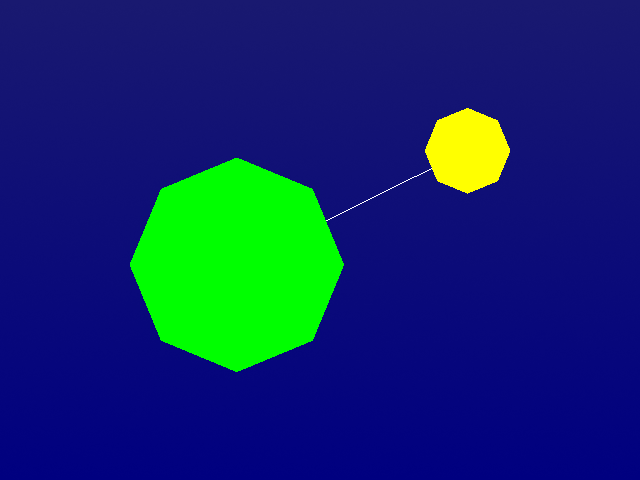

This chart was generated by the following Python code:
#!/usr/bin/env python

# Scale vertex glyphs by a data array. Two vertices are drawn as circles
# whose size reflects a "Scales" array, and whose color is driven by a
# lookup table.

# Factory overrides: importing these modules registers the OpenGL rendering
# and interaction style implementations for vtkRenderingCore factory classes.
import vtkmodules.vtkInteractionStyle  # noqa: F401
import vtkmodules.vtkRenderingOpenGL2  # noqa: F401

# VTK pipeline classes used in this example
from vtkmodules.vtkCommonCore import (
    vtkFloatArray,
    vtkIntArray,
    vtkLookupTable,
)
from vtkmodules.vtkCommonDataModel import vtkMutableUndirectedGraph
from vtkmodules.vtkFiltersCore import vtkGlyph3D
from vtkmodules.vtkFiltersSources import (
    vtkGlyphSource2D,
    vtkGraphToPolyData,
)
from vtkmodules.vtkInfovisLayout import (
    vtkForceDirectedLayoutStrategy,
    vtkGraphLayout,
)
from vtkmodules.vtkRenderingCore import (
    vtkActor,
    vtkPolyDataMapper,
    vtkRenderWindow,
    vtkRenderWindowInteractor,
    vtkRenderer,
)

# Colors (normalized RGBA for LUT, RGB for scene)
yellow_rgba = (1.0, 1.0, 0.0, 1.0)
green_rgba = (0.0, 1.0, 0.0, 1.0)
navy_rgb = (0.0, 0.0, 0.502)
midnight_blue_rgb = (0.098, 0.098, 0.439)

# Graph: two vertices with two parallel edges
graph = vtkMutableUndirectedGraph()
v1 = graph.AddVertex()
v2 = graph.AddVertex()
graph.AddEdge(v1, v2)
graph.AddEdge(v1, v2)

# Scale array: controls the size of vertex glyphs
scales = vtkFloatArray()
scales.SetNumberOfComponents(1)
scales.SetName("Scales")
scales.InsertNextValue(2.0)
scales.InsertNextValue(5.0)
graph.GetVertexData().AddArray(scales)

# Vertex color array: integer index per vertex into the lookup table
vertex_colors = vtkIntArray()
vertex_colors.SetNumberOfComponents(1)
vertex_colors.SetName("Color")
vertex_colors.InsertNextValue(0)
vertex_colors.InsertNextValue(1)
graph.GetVertexData().AddArray(vertex_colors)

# LookupTable: map vertex color indices to actual colors
lookup_table = vtkLookupTable()
lookup_table.SetNumberOfTableValues(2)
lookup_table.SetTableValue(0, yellow_rgba)
lookup_table.SetTableValue(1, green_rgba)
lookup_table.Build()

# Filter: layout the graph vertices in 2D
force_directed_layout_strategy = vtkForceDirectedLayoutStrategy()
graph_layout = vtkGraphLayout()
graph_layout.SetInputData(graph)
graph_layout.SetLayoutStrategy(force_directed_layout_strategy)

# Filter: convert graph to polydata for rendering
graph_to_polydata = vtkGraphToPolyData()
graph_to_polydata.SetInputConnection(graph_layout.GetOutputPort())

# Glyph source: circle glyph for vertices
circle_source = vtkGlyphSource2D()
circle_source.SetGlyphTypeToCircle()
circle_source.SetScale(0.1)
circle_source.FilledOn()
circle_source.Update()

# Glyph filter: place scaled circles at each vertex
vertex_glyph = vtkGlyph3D()
vertex_glyph.SetInputConnection(graph_to_polydata.GetOutputPort())
vertex_glyph.SetSourceConnection(circle_source.GetOutputPort())
vertex_glyph.SetScaleModeToScaleByScalar()
vertex_glyph.SetInputArrayToProcess(0, 0, 0, 0, "Scales")

# Mapper: map vertex glyphs with color from the lookup table
vertex_mapper = vtkPolyDataMapper()
vertex_mapper.SetInputConnection(vertex_glyph.GetOutputPort())
vertex_mapper.SetScalarModeToUsePointFieldData()
vertex_mapper.SelectColorArray("Color")
vertex_mapper.SetLookupTable(lookup_table)
vertex_mapper.SetScalarRange(0, 1)

# Actor: assign the vertex glyphs
vertex_actor = vtkActor()
vertex_actor.SetMapper(vertex_mapper)

# Mapper: map edge lines to graphics primitives
edge_mapper = vtkPolyDataMapper()
edge_mapper.SetInputConnection(graph_to_polydata.GetOutputPort())
edge_mapper.ScalarVisibilityOff()

# Actor: assign the edge geometry
edge_actor = vtkActor()
edge_actor.SetMapper(edge_mapper)

# Renderer: assemble the scene
renderer = vtkRenderer()
renderer.AddActor(edge_actor)
renderer.AddActor(vertex_actor)
renderer.SetBackground(navy_rgb)
renderer.SetBackground2(midnight_blue_rgb)
renderer.GradientBackgroundOn()

# Render window: display the rendered scene
render_window = vtkRenderWindow()
render_window.AddRenderer(renderer)
render_window.SetWindowName("scale vertices")
render_window.SetMultiSamples(0)
render_window.SetSize(640, 480)

# Interactor: handle mouse and keyboard events
render_window_interactor = vtkRenderWindowInteractor()
render_window_interactor.SetRenderWindow(render_window)

# Scene: reset camera
renderer.ResetCamera()

# Start: launch the interactive visualization
render_window_interactor.Initialize()
render_window_interactor.Start()
